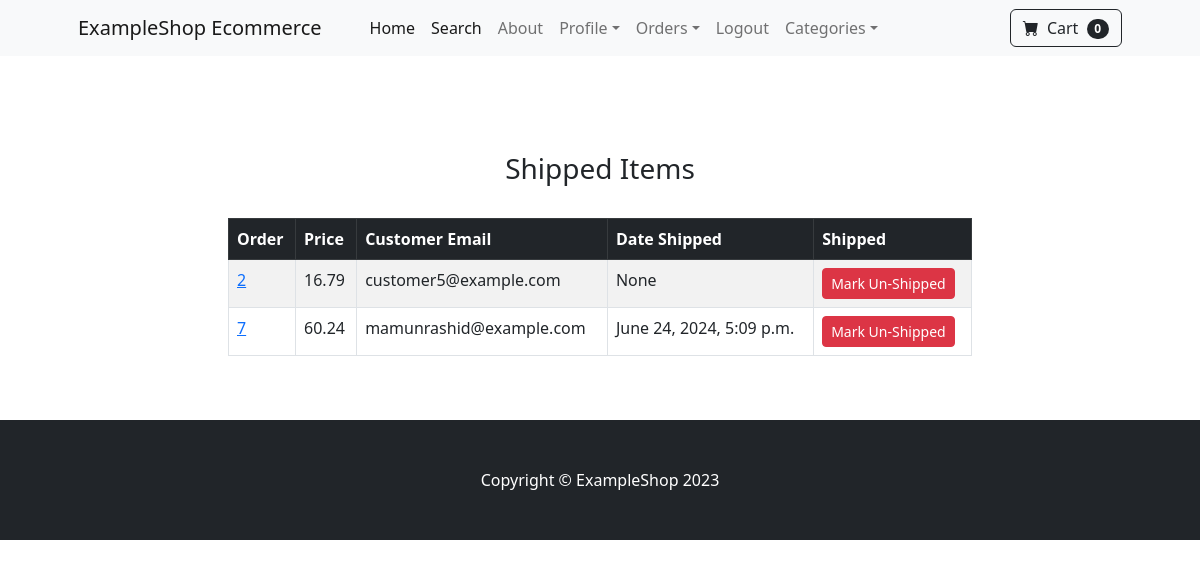
Before: /payment/shipped_dash (signed in) with the older database file.
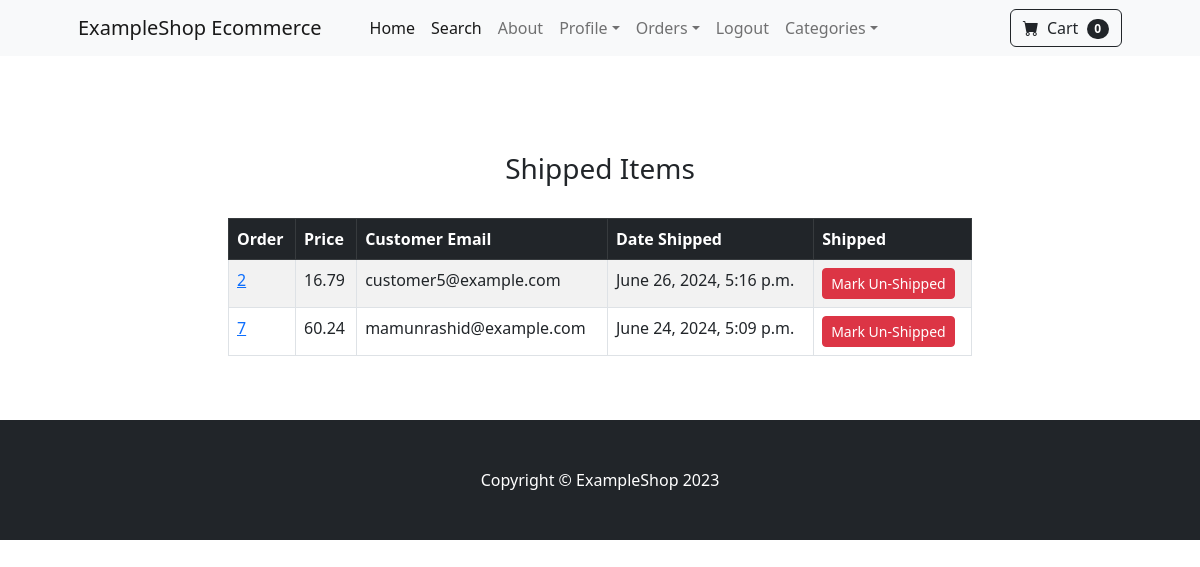
After: the same page with the newer database file.
### payment/models.py (models this page shows, shortened)
class Order(models.Model):
    user = models.ForeignKey(User, on_delete=models.CASCADE, null=True, blank=True)
    full_name = models.CharField(max_length=250)
    email = models.EmailField(max_length=250)
    shipping_address = models.TextField(max_length=15000)
    amount_paid = models.DecimalField(max_digits=10, decimal_places=2)
    date_ordered = models.DateTimeField(auto_now_add=True)
    shipped = models.BooleanField(default=False)
    date_shipped = models.DateTimeField(blank=True, null=True)

### payment/views.py (the view, shortened to what this page needs)
# urls.py: path('shipped_dash', views.shipped_dash, name='shipped_dash'),
def shipped_dash(request):
    if request.user.is_authenticated and request.user.is_superuser:
        orders = Order.objects.filter(shipped=True)
        return render(request, 'payment/shipped_dash.html', {"orders":orders})
    else:
        messages.success(request, "Access Denied!")
        return redirect('home')

### cart/cart.py (called while the page is built)
    def __len__(self):
        return len(self.cart)

### cart/context_processors.py (called while the page is built)
def cart(request):
    return {'cart': Cart(request)}

### payment/templates/payment/shipped_dash.html (shortened to what this page needs)
{% extends "base.html" %}
{% block content %}
<div class="container">
    <div class="row">
        <center>
            <div class="col-8">
                <br><br>
                <h3>Shipped Items</h3>
                <br>
                    <table class="table table-striped table-hover table-bordered">
                        <thead class="table-dark">
                          <tr>
                            <th scope="col">Order</th>
                            <th scope="col">Price</th>
                            <th scope="col">Customer Email</th>
                            <th scope="col">Date Shipped</th>
                            <th scope="col">Shipped</th>
                          </tr>
                        </thead>
                        <tbody>
                            {% for item in orders %}
                          <tr>
                            <td><a href="{% url 'orders' item.id %}">{{ item.id }}</a></td>
                            <td>{{ item.amount_paid }}</td>
                            <td>{{ item.email }}</td>
                            <td>{{ item.date_shipped }}</td>
                            <td>
                              <form method="POST">
                                <button type="submit" class="btn btn-danger btn-sm">Mark Un-Shipped</button>
                              </form>
                            </td>
                          </tr>
                            {% endfor %}
                        </tbody>
                      </table>
                <br><br>
            </div>
        </center>
    </div>
</div>
{% endblock %}

Changed rows visible on the page:
changed Order "customer5@example.com": date_shipped "None" → "June 26, 2024, 5:16 p.m."
